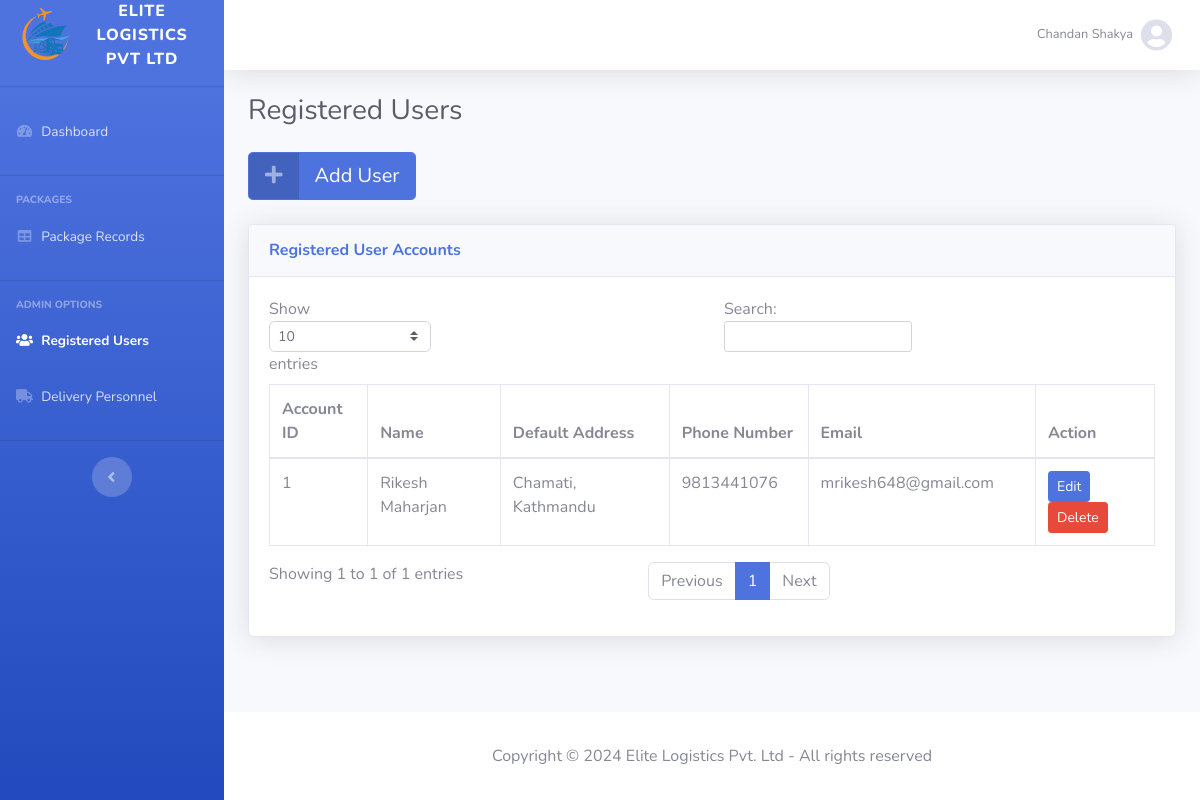
Page /registered_users.php (signed in) on the committed database.
### tables this page shows
CREATE TABLE account_details (
  account_id INT PRIMARY KEY AUTO_INCREMENT,
  name VARCHAR(100) NOT NULL,
  email VARCHAR(100) NOT NULL,
  password VARCHAR(320) NOT NULL,
  phone_no VARCHAR(20) NOT NULL,
  type_id INT,
  created_on DATETIME NOT NULL,
  default_location VARCHAR(255) NOT NULL,
  INDEX idx_name (name),
  FOREIGN KEY (type_id) REFERENCES account_type (type_id) ON DELETE CASCADE
);

### registered_users.php (called while the page is built, shortened)
<?php
include 'php/connection.php';
include 'php/page_header.php';
include 'php/dashboard_check.php';
include 'php/dashboard_main.php';
include 'php/page_footer.php';
?>

### php/dashboard_check.php (called while the page is built, shortened)
<?php
$accountId = $_SESSION['account_id'];
$stmt = $pdo->prepare("SELECT type_id,name,email,phone_no,default_location FROM account_details WHERE account_id = :accountId");
$stmt->bindParam(':accountId', $accountId);
$stmt->execute();
$user = $stmt->fetch(PDO::FETCH_ASSOC);
$userType = $user['type_id'];
?>

### php/admin_registered_users.php (the view)
<a href="#" class="btn btn-primary btn-icon-split btn-lg mb-4" data-toggle="modal" data-target="#addUserModal">
    <span class="icon text-white-50">
        <i class="fas fa-plus"></i>
    </span>
    <span class="text">Add User</span>
</a>
<div class="card shadow mb-4">
    <div class="card-header py-3">
        <h6 class="m-0 font-weight-bold text-primary">Registered User Accounts</h6>
    </div>
    <div class="card-body">
        <div class="table-responsive">
            <table class="table table-bordered" id="dataTable" width="100%" cellspacing="0">
                <thead>
                    <tr>
                        <th>Account ID</th>
                        <th>Name</th>
                        <th>Default Address</th>
                        <th>Phone Number</th>
                        <th>Email</th>
                        <th>Action</th>
                    </tr>
                </thead>
                <tbody>
                    <?php
                    $sql = "SELECT account_id, name, default_location, phone_no, email FROM account_details WHERE type_id = 1";
                    $stmt = $pdo->prepare($sql);
                    $stmt->execute();
                    $users = $stmt->fetchAll(PDO::FETCH_ASSOC);
                    foreach ($users as $usera) {
                        echo '<tr>';
                        echo '<td>' . $usera['account_id'] . '</td>';
                        echo '<td>' . $usera['name'] . '</td>';
                        echo '<td>' . $usera['default_location'] . '</td>';
                        echo '<td>' . $usera['phone_no'] . '</td>';
                        echo '<td>' . $usera['email'] . '</td>';
                        echo '<td>
                        <button class="btn btn-primary btn-sm edit-btn" data-toggle="modal" data-target="#editUserModal"
                            data-account-id="' . $usera['account_id'] . '" data-name="' . $usera['name'] . '"
                            data-default-location="' . $usera['default_location'] . '" data-phone="' . $usera['phone_no'] . '"
                            data-email="' . $usera['email'] . '">Edit</button>
                        <button class="btn btn-danger btn-sm delete-btn" data-toggle="modal" data-target="#deleteUserModal"
                            data-account-id="' . $usera['account_id'] . '">Delete</button>
                        </td>';
                        echo '</tr>';
                    }
                    ?>
                </tbody>
            </table>
        </div>
    </div>
</div>

### php/dashboard_main.php (shortened to what this page needs)
<?php
$currentPage = basename($_SERVER['PHP_SELF'], ".php");
?>
</head>
<body id="page-top">
    <div id="wrapper">
        <ul class="navbar-nav bg-gradient-primary sidebar sidebar-dark accordion" id="accordionSidebar">
            <li>
                <a class="sidebar-brand d-flex align-items-center justify-content-center" href="index.php">
                    <div class="sidebar-brand-icon">
                        <img src="images/logo.svg" alt="Logo" width="60vw">
                    </div>
                    <div class="sidebar-brand-text mx-3">Elite Logistics Pvt Ltd</div>
                </a>
            </li>
            <li class="sidebar-divider my-0">
                <hr>
            </li>
            <li class="nav-item <?php echo ($currentPage === 'dashboard') ? 'active' : ''; ?>">
                <a class="nav-link" href="dashboard.php">
                    <i class="fas fa-fw fa-tachometer-alt"></i>
                    <span>Dashboard</span>
                </a>
            </li>
            <li class="sidebar-divider">
                <hr>
            </li>
            <?php if ($userType != 3) : ?>
                <li class="sidebar-heading">
                    Packages
                </li>
                <?php if ($userType == 2) : ?>
                    <li class="nav-item <?php echo ($currentPage === 'admin_package_records') ? 'active' : ''; ?>">
                        <a class="nav-link" href="admin_package_records.php">
                            <i class="fas fa-fw fa-table"></i>
                            <span>Package Records</span>
                        </a>
                    </li>
                <?php endif; ?>
            <?php endif; ?>
            <?php if ($userType == 2) : ?>
                <li class="sidebar-divider">
                    <hr>
                </li>
                <li class="sidebar-heading">
                    Admin Options
                </li>
                <li class="nav-item <?php echo ($currentPage === 'registered_users') ? 'active' : ''; ?>">
                    <a class="nav-link" href="registered_users.php">
                        <i class="fas fa-fw fa-users"></i>
                        <span>Registered Users</span>
                    </a>
                </li>
                <li class="nav-item <?php echo ($currentPage === 'delivery_personnel') ? 'active' : ''; ?>">
                    <a class="nav-link" href="delivery_personnel.php">
                        <i class="fas fa-fw fa-truck"></i>
                        <span>Delivery Personnel</span>
                    </a>
                </li>
            <?php endif; ?>
            <li class="sidebar-divider d-none d-md-block">
                <hr>
            </li>
            <li class="text-center d-none d-md-inline">
                <button class="rounded-circle border-0" id="sidebarToggle" title="Toggle Sidebar">
                </button>
            </li>
        </ul>
        <div id="content-wrapper" class="d-flex flex-column">
            <div id="content">
                <nav class="navbar navbar-expand navbar-light bg-white topbar mb-4 static-top shadow">
                    <ul class="navbar-nav ml-auto">
                        <li class="nav-item dropdown no-arrow">
                            <a class="nav-link dropdown-toggle" href="#" id="userDropdown" role="button" data-toggle="dropdown" aria-haspopup="true" aria-expanded="false">
                                <span class="mr-2 d-none d-lg-inline text-gray-600 small">
                                    <?php echo $user['name']; ?>
                                </span>
                                <i class="fas fa-user-circle fa-2x text-gray-300"></i>
                            </a>
                        </li>
                    </ul>
                </nav>
                <div class="container-fluid">
                    <?php
                    if ($currentPage === 'registered_users') :
                        echo '
                    <div class="d-sm-flex align-items-center justify-content-between mb-4">
                        <h1 class="h3 mb-0 text-gray-800">Registered Users</h1>
                    </div>';
                        include 'admin_registered_users.php';
                    endif;
                    ?>
                </div>
            </div>
            <footer class="sticky-footer bg-white">
                <div class="container my-auto">
                    <div class="text-center my-auto">
                        <span>Copyright &copy;
                            <?php echo date('Y'); ?> Elite Logistics Pvt. Ltd - All rights reserved
                        </span>
                    </div>
                </div>
            </footer>
        </div>
    </div>

### rows in the picture
account_details: name "Chandan Shakya"
account_details: account_id "1", name "Rikesh Maharjan", default_location "Chamati, Kathmandu", phone_no "9813441076", email "mrikesh648@gmail.com"
